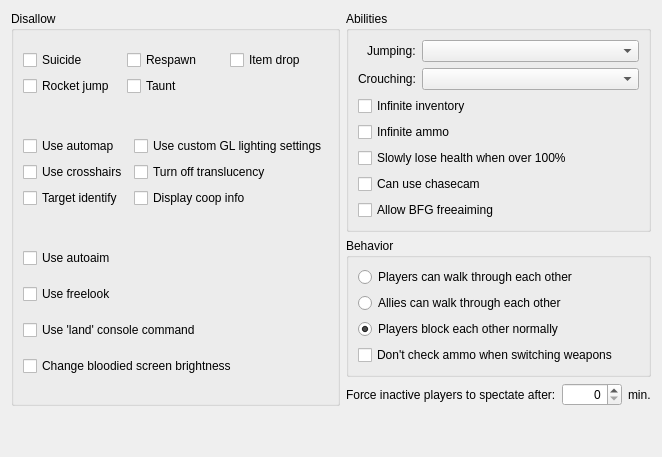
     <widget class="QWidget" name="tabPlayers">
      <attribute name="title">
       <string>Players</string>
      </attribute>
      <layout class="QVBoxLayout" name="verticalLayout_25">
       <item>
        <layout class="QHBoxLayout" name="horizontalLayout_2">
         <item>
          <widget class="QGroupBox" name="groupBox_3">
           <property name="title">
            <string>Disallow</string>
           </property>
           <layout class="QVBoxLayout" name="verticalLayout_5">
            <item>
             <layout class="QGridLayout" name="gridLayout_4">
              <item row="0" column="0">
               <widget class="QCheckBox" name="cbNoSuicide">
                <property name="text">
                 <string>Suicide</string>
                </property>
               </widget>
              </item>
              <item row="0" column="1">
               <widget class="QCheckBox" name="cbNoRespawn">
                <property name="text">
                 <string>Respawn</string>
                </property>
               </widget>
              </item>
              <item row="1" column="0">
               <widget class="QCheckBox" name="cbNoRocketJump">
                <property name="toolTip">
                 <string>&lt;html&gt;&lt;head/&gt;&lt;body&gt;&lt;p align=&quot;justify&quot;&gt;P_RadiusAttack doesn't give players any z-momentum if the attack was made by a player. This essentially disables rocket jumping.&lt;/p&gt;&lt;/body&gt;&lt;/html&gt;</string>
                </property>
                <property name="text">
                 <string>Rocket jump</string>
                </property>
               </widget>
              </item>
              <item row="1" column="1">
               <widget class="QCheckBox" name="cbNoTaunt">
                <property name="text">
                 <string>Taunt</string>
                </property>
               </widget>
              </item>
              <item row="0" column="2">
               <widget class="QCheckBox" name="cbNoItemDrop">
                <property name="text">
                 <string>Item drop</string>
                </property>
               </widget>
              </item>
             </layout>
            </item>
            <item>
             <widget class="QWidget" name="widget_5" native="true">
              <property name="minimumSize">
               <size>
                <width>0</width>
                <height>8</height>
               </size>
              </property>
              <property name="maximumSize">
               <size>
                <width>16777215</width>
                <height>8</height>
               </size>
              </property>
             </widget>
            </item>
            <item>
             <layout class="QGridLayout" name="gridLayout_5">
              <item row="0" column="0">
               <widget class="QCheckBox" name="cbNoUseAutomap">
                <property name="text">
                 <string>Use automap</string>
                </property>
               </widget>
              </item>
              <item row="1" column="1">
               <widget class="QCheckBox" name="cbNoTurnOffTranslucency">
                <property name="text">
                 <string>Turn off translucency</string>
                </property>
               </widget>
              </item>
              <item row="1" column="0">
               <widget class="QCheckBox" name="cbNoUseCrosshairs">
                <property name="text">
                 <string>Use crosshairs</string>
                </property>
               </widget>
              </item>
              <item row="0" column="1">
               <widget class="QCheckBox" name="cbNoUseCustomGLLightingSettings">
                <property name="text">
                 <string>Use custom GL lighting settings</string>
                </property>
               </widget>
              </item>
              <item row="2" column="0">
               <widget class="QCheckBox" name="cbNoTargetIdentify">
                <property name="toolTip">
                 <string>Enforces clients not to identify players, i.e. behave as if cl_identifytarget == 0.</string>
                </property>
                <property name="text">
                 <string>Target identify</string>
                </property>
               </widget>
              </item>
              <item row="2" column="1">
               <widget class="QCheckBox" name="cbNoDisplayCoopInfo">
                <property name="toolTip">
                 <string>Enforces clients not to draw coop info, i.e. behave as if cl_drawcoopinfo == 0.</string>
                </property>
                <property name="text">
                 <string>Display coop info</string>
                </property>
               </widget>
              </item>
             </layout>
            </item>
            <item>
             <widget class="QWidget" name="widget_6" native="true">
              <property name="minimumSize">
               <size>
                <width>0</width>
                <height>8</height>
               </size>
              </property>
              <property name="maximumSize">
               <size>
                <width>16777215</width>
                <height>8</height>
               </size>
              </property>
             </widget>
            </item>
            <item>
             <widget class="QCheckBox" name="cbNoUseAutoaim">
              <property name="text">
               <string>Use autoaim</string>
              </property>
             </widget>
            </item>
            <item>
             <widget class="QCheckBox" name="cbNoUseFreelook">
              <property name="text">
               <string>Use freelook</string>
              </property>
             </widget>
            </item>
            <item>
             <widget class="QCheckBox" name="cbNoUseLandConsoleCommand">
              <property name="toolTip">
               <string>&lt;html&gt;&lt;head/&gt;&lt;body&gt;&lt;p&gt;Players are not allowed to use the land CCMD. Because of Q-Zandronum's default amount of air control, flying players can get a huge speed boast with the land CCMD. Disallowing players to land, allows to keep the default air control most people are used to while not giving flying players too much of an advantage.&lt;/p&gt;&lt;/body&gt;&lt;/html&gt;</string>
              </property>
              <property name="text">
               <string>Use 'land' console command</string>
              </property>
             </widget>
            </item>
            <item>
             <widget class="QCheckBox" name="cbNoMaxBloodScalar">
              <property name="toolTip">
               <string>&lt;html&gt;&lt;head/&gt;&lt;body&gt;&lt;p&gt;Don't allow players to change how strongly will their screen flash when they get hit.&lt;/p&gt;&lt;/body&gt;&lt;/html&gt;</string>
              </property>
              <property name="text">
               <string>Change bloodied screen brightness</string>
              </property>
             </widget>
            </item>
           </layout>
          </widget>
         </item>
         <item>
          <layout class="QVBoxLayout" name="verticalLayout_4">
           <item>
            <widget class="QGroupBox" name="groupBox_4">
             <property name="title">
              <string>Abilities</string>
             </property>
             <layout class="QVBoxLayout" name="verticalLayout_7">
              <item>
               <layout class="QFormLayout" name="formLayout_2">
                <property name="labelAlignment">
                 <set>Qt::AlignRight|Qt::AlignTrailing|Qt::AlignVCenter</set>
                </property>
                <item row="0" column="0">
                 <widget class="QLabel" name="label_7">
                  <property name="text">
                   <string>Jumping:</string>
                  </property>
                 </widget>
                </item>
                <item row="0" column="1">
                 <widget class="QComboBox" name="cboJumping"/>
                </item>
                <item row="1" column="0">
                 <widget class="QLabel" name="label_8">
                  <property name="text">
                   <string>Crouching:</string>
                  </property>
                 </widget>
                </item>
                <item row="1" column="1">
                 <widget class="QComboBox" name="cboCrouching"/>
                </item>
               </layout>
              </item>
              <item>
               <widget class="QCheckBox" name="cbInfiniteInventory">
                <property name="text">
                 <string>Infinite inventory</string>
                </property>
               </widget>
              </item>
              <item>
               <widget class="QCheckBox" name="cbInfiniteAmmo">
                <property name="text">
                 <string>Infinite ammo</string>
                </property>
               </widget>
              </item>
              <item>
               <widget class="QCheckBox" name="cbSlowlyLoseHealthWhenOver100">
                <property name="toolTip">
                 <string>Like Quake 3</string>
                </property>
                <property name="text">
                 <string>Slowly lose health when over 100%</string>
                </property>
               </widget>
              </item>
              <item>
               <widget class="QCheckBox" name="cbCanUseChasecam">
                <property name="text">
                 <string>Can use chasecam</string>
                </property>
               </widget>
              </item>
              <item>
               <widget class="QCheckBox" name="cbAllowBFGFreeaiming">
                <property name="text">
                 <string>Allow BFG freeaiming</string>
                </property>
               </widget>
              </item>
             </layout>
            </widget>
           </item>
           <item>
            <widget class="QGroupBox" name="groupBox_5">
             <property name="title">
              <string>Behavior</string>
             </property>
             <layout class="QVBoxLayout" name="verticalLayout_8">
              <item>
               <widget class="QRadioButton" name="rbPlayersCanWalkThroughEachOther">
                <property name="text">
                 <string>Players can walk through each other</string>
                </property>
               </widget>
              </item>
              <item>
               <widget class="QRadioButton" name="rbAlliesCanWalkThroughEachOther">
                <property name="text">
                 <string>Allies can walk through each other</string>
                </property>
               </widget>
              </item>
              <item>
               <widget class="QRadioButton" name="rbPlayersBlockEachOtherNormally">
                <property name="text">
                 <string>Players block each other normally</string>
                </property>
                <property name="checked">
                 <bool>true</bool>
                </property>
               </widget>
              </item>
              <item>
               <widget class="QCheckBox" name="cbDontCheckAmmoWhenSwitchingWeapons">
                <property name="text">
                 <string>Don't check ammo when switching weapons</string>
                </property>
               </widget>
              </item>
             </layout>
            </widget>
           </item>
           <item>
            <layout class="QGridLayout" name="gridLayout_3">
             <item row="0" column="0">
              <widget class="QLabel" name="label_12">
               <property name="text">
                <string>Force inactive players to spectate after:</string>
               </property>
              </widget>
             </item>
             <item row="0" column="1">
              <widget class="QSpinBox" name="spinForceInactivePlayersSpectatingMins">
               <property name="minimumSize">
                <size>
                 <width>60</width>
                 <height>0</height>
                </size>
               </property>
               <property name="alignment">
                <set>Qt::AlignRight|Qt::AlignTrailing|Qt::AlignVCenter</set>
               </property>
               <property name="maximum">
                <number>9999</number>
               </property>
              </widget>
             </item>
             <item row="0" column="2">
              <widget class="QLabel" name="label_13">
               <property name="text">
                <string>min.</string>
               </property>
              </widget>
             </item>
            </layout>
           </item>
          </layout>
         </item>
        </layout>
       </item>
       <item>
        <spacer name="verticalSpacer_2">
         <property name="orientation">
          <enum>Qt::Vertical</enum>
         </property>
         <property name="sizeHint" stdset="0">
          <size>
           <width>20</width>
           <height>40</height>
          </size>
         </property>
        </spacer>
       </item>
      </layout>
     </widget>
